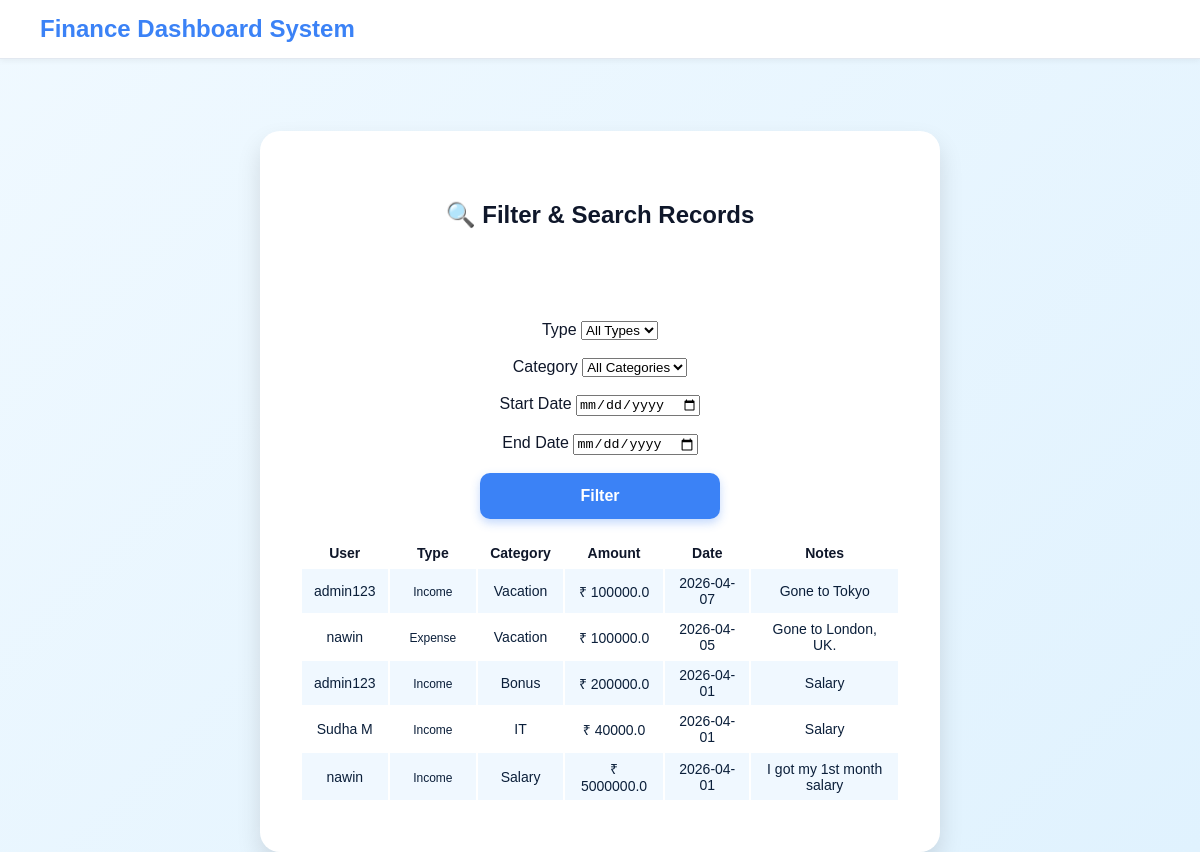
Before: /admin/filter (signed in) with the older database file.
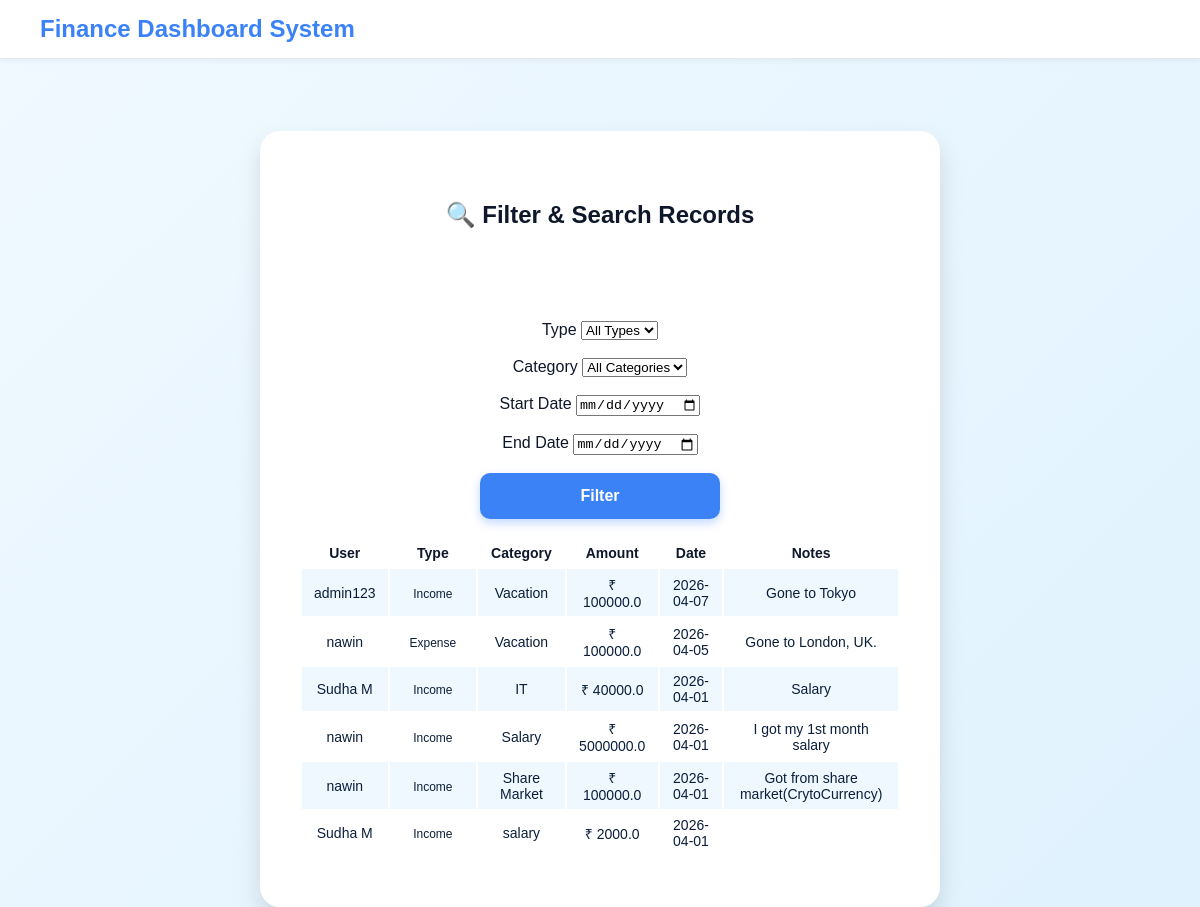
After: the same page with the newer database file.
### app/models.py (models this page shows, shortened)
class Record(db.Model):
    id = db.Column(db.Integer, primary_key=True)
    amount = db.Column(db.Float, nullable=False)
    type = db.Column(db.String(10), nullable=False)
    category = db.Column(db.String(50))
    date = db.Column(db.Date, nullable=False)
    notes = db.Column(db.String(200))
    user_id = db.Column(db.Integer, db.ForeignKey("user.id"))
    user_id = db.Column(db.Integer, db.ForeignKey("user.id"))
    user = db.relationship("User", back_populates="records")

class User(db.Model, UserMixin):
    id = db.Column(db.Integer, primary_key=True)
    name = db.Column(db.String(100), nullable=False)
    email = db.Column(db.String(100), unique=True, nullable=False)
    password = db.Column(db.String(200), nullable=False)
    is_active = db.Column(db.Boolean, default=True)
    role_id = db.Column(db.Integer, db.ForeignKey("role.id"))
    role = db.relationship("Role")
    records = db.relationship("Record", back_populates="user", cascade="all, delete-orphan")

### app/routes.py (the view)
            def decorated(*args, **kwargs):
                if "role" not in session:
                    return redirect(url_for("login"))
                if session["role"] not in allowed_roles:
                    flash("Access denied!", "error")
                    return redirect(url_for("home"))
                return func(*args, **kwargs)

### app/templates/admin_filter.html (shortened to what this page needs)
{% extends "base.html" %}
{% block content %}
<br>
<br>
<br>
<br>
<div class="container mt-4">
    <div class="card shadow-sm p-4">
        <h2 class="mb-4">🔍 Filter & Search Records</h2>
        <br>
        <br>
        <form method="POST" action="/admin/filter" class="row g-3 align-items-end mb-4">
            <br>
            <br>
            <div class="col-md-2">
                <label class="form-label fw-semibold">Type</label>
                <select name="type" class="form-control">
                    <option value="all">All Types</option>
                </select>
            </div>
            <br>
            <div class="col-md-2">
                <label class="form-label fw-semibold">Category</label>
                <select name="category" class="form-control">
                    <option value="all">All Categories</option>
                </select>
            </div>
            <br>
            <div class="col-md-2">
                <label class="form-label fw-semibold">Start Date</label>
                <input type="date" name="start_date" class="form-control" value="{{ start_date }}">
            </div>
            <br>
            <div class="col-md-2">
                <label class="form-label fw-semibold">End Date</label>
                <input type="date" name="end_date" class="form-control" value="{{ end_date }}">
            </div>
            <br>
            <div class="col-md-2">
                <button type="submit" class="btn btn-primary w-100">Filter</button>
            </div>
            <br>
        </form>
        <div class="table-responsive">
            <table class="table table-hover table-striped align-middle mb-0">
                <thead class="table-light">
                    <tr>
                        <th>User</th>
                        <th>Type</th>
                        <th>Category</th>
                        <th>Amount</th>
                        <th>Date</th>
                        <th>Notes</th>
                    </tr>
                </thead>
                <tbody>
                    {% for r in records %}
                    <tr>
                        <td>{{ r.user.name }}</td>
                        <td>
                            {% if r.type=='income' %}
                                <span class="badge bg-success">Income</span>
                            {% else %}
                                <span class="badge bg-danger">Expense</span>
                            {% endif %}
                        </td>
                        <td>{{ r.category }}</td>
                        <td>₹ {{ r.amount }}</td>
                        <td>{{ r.date.strftime('%Y-%m-%d') }}</td>
                        <td>{{ r.notes }}</td>
                    </tr>
                    {% else %}
                    <tr>
                        <td colspan="6" class="text-center text-muted">No records found</td>
                    </tr>
                    {% endfor %}
                </tbody>
            </table>
        </div>
    </div>
</div>
{% endblock %}

Changed rows visible on the page:
removed Record: user.name "admin123", type "Income", category "Bonus", amount "200000.0", date "2026-04-01", notes "Salary"
added Record: user.name "nawin", type "Income", category "Share Market", amount "100000.0", date "2026-04-01", notes "Got from share market(CrytoCurrency)"
added Record: user.name "Sudha M", type "Income", category "salary", amount "2000.0", date "2026-04-01"
